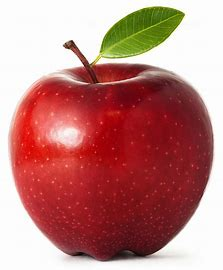
#> input picture openCV_class(cv2)/img/apple.jpg, 223 x 270 px
$ python d_merge.py
#> lines starting #> are read from the running program, lines starting #| are printed output that depends on the picture
import cv2 as cv
import matplotlib.pyplot as plt

# 이미지 불러오기
im1 = cv.imread('../img/apple.jpg')
#> im1 is the input picture: shape (270, 223, 3); mean B, G, R 126.6, 130.6, 190.2

# 채널 분리
b, g, r = cv.split(im1)  #  im [: ,:,(1,0)] = 0
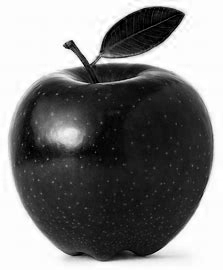
#> b: shape (270, 223); min 0, max 255, mean 126.6
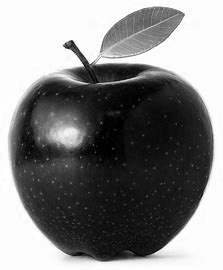
#> g: shape (270, 223); min 0, max 255, mean 130.6
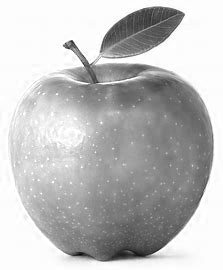
#> r: shape (270, 223); min 6, max 255, mean 190.2

#수동채널    x,y,(b,g,r)
b = im1[:,:,0]
g= im1[:,:,1]
r= im1[:,:,2]

# im1 [:,:,1] =  0  green  채널을 모두  0으로 하겠다.
im1 [:,:,2] =  0  #red  채널을 모두  0으로 하겠다.
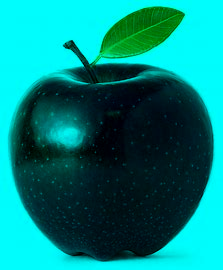
#> im1: shape (270, 223, 3); mean B, G, R 126.6, 130.6, 0

# 채널 병합
merged_im1 = cv.merge([b, g, r])

# matplotlib을 이용한 시각화
plt.figure(figsize=(5, 5))

plt.subplot(1, 2, 1)
plt.title('Original Image')
plt.imshow(cv.cvtColor(im1, cv.COLOR_BGR2RGB))

plt.subplot(1, 2, 2)
plt.title('Merged Image')
plt.imshow(cv.cvtColor(merged_im1, cv.COLOR_BGR2RGB))

plt.show()
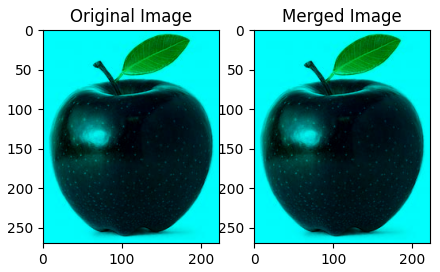
#> figure drawn by matplotlib, 2 panels

$ run again, with openCV_class(cv2)/img/b.jpg copied over openCV_class(cv2)/img/apple.jpg
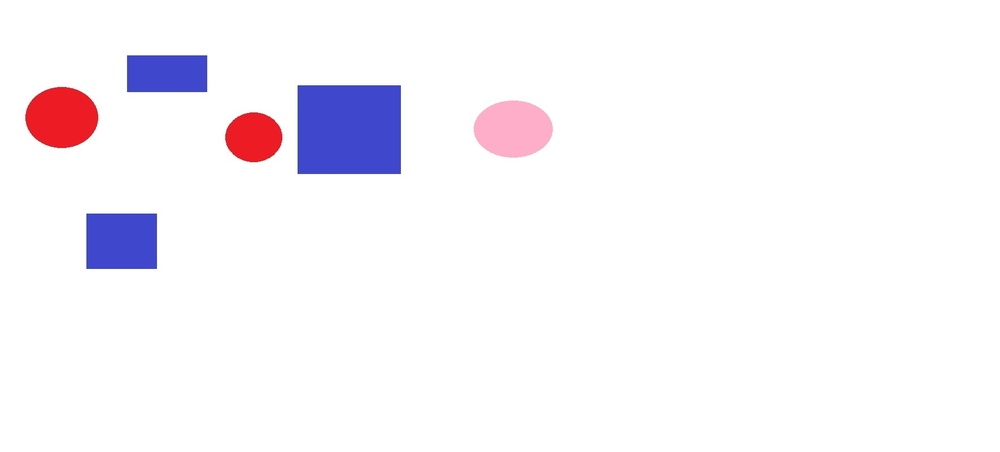
#> input picture openCV_class(cv2)/img/b.jpg, 1000 x 452 px, shrunk from 1771 x 800 before the run
#> im1 is the input picture: shape (452, 1000, 3); mean B, G, R 249.8, 244.9, 247.8
#> `im1 [:,:,2] =  0`:
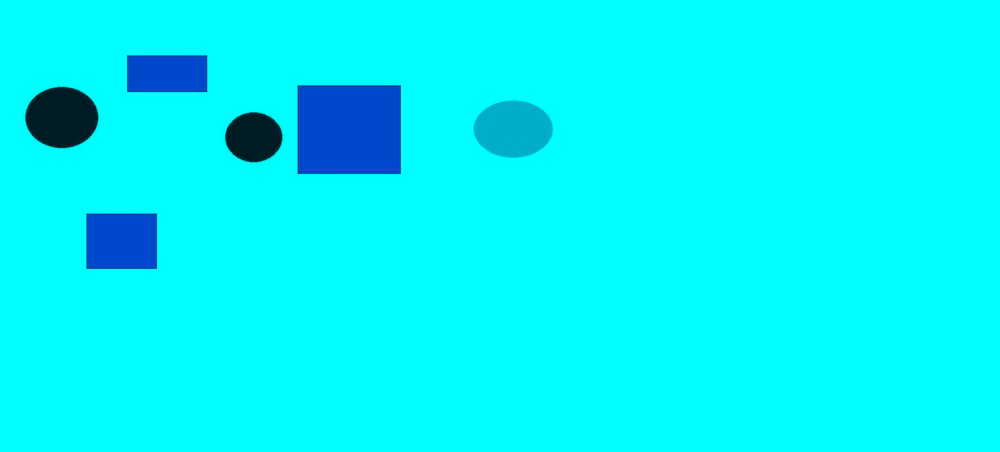
#> im1: shape (452, 1000, 3); mean B, G, R 249.8, 244.9, 0
#> `plt.show()`:
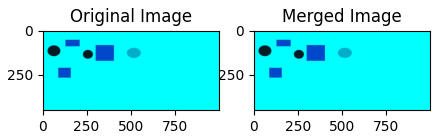
#> figure drawn by matplotlib, 2 panels
